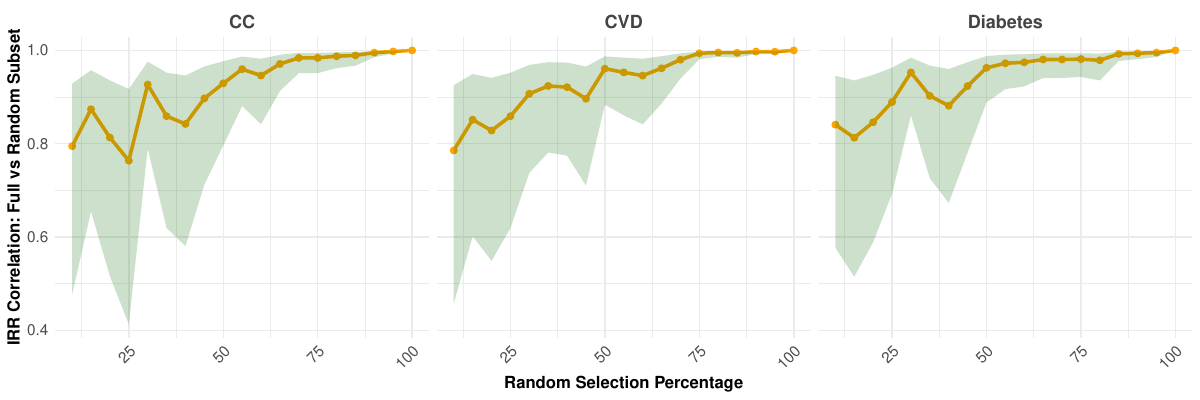

This figure's R source:
# Fig3_IRR_Correlation_GwetAC1.R

# Load required libraries
library(irrCAC)
library(dplyr)
library(ggplot2)
library(tidyr)

# ---- Helper Function: Transform categorical ratings into broader bands ----
transform_ratings <- function(data, questions) {
  data[questions] <- lapply(data[questions], function(col) {
    col <- ifelse(col %in% c(1, 2), 2, col)  # Disagreement band
    col <- ifelse(col %in% c(4, 5), 4, col)  #  Agreement band
    col[is.na(col)] <- -1                   # Mark missing ratings
    return(col)
  })
  return(data)
}

# ---- Helper Function: Get majority vote among 3 raters ----
get_majority <- function(r1, r2, r3) {
  apply(cbind(r1, r2, r3), 1, function(x) {
    ux <- unique(x[x != -1])
    if (length(ux) == 0) return(NA)
    tab <- table(factor(x, levels = ux))
    names(tab)[which.max(tab)]
  })
}

# ---- Core Function: Process one dataset ----
process_dataset <- function(dataset_name, r1_path, r2_path, r3_path, llm_path) {
  # Load data
  R1 <- read.csv(r1_path)
  R2 <- read.csv(r2_path)
  R3 <- read.csv(r3_path)
  GPT <- read.csv(llm_path)
  
  # Identify rating questions
  questions <- names(GPT)[4:18]
  
  # Transform ratings
  R1 <- transform_ratings(R1, questions)
  R2 <- transform_ratings(R2, questions)
  R3 <- transform_ratings(R3, questions)
  GPT <- transform_ratings(GPT, questions)
  
  # Initialize result storage
  results_df <- data.frame()
  
  # Evaluate over different random sampling percentages
  for (percent in seq(10, 100, by = 5)) {
    set.seed(999)
    sampled_rows <- sample(1:nrow(GPT), size = floor(percent / 100 * nrow(GPT)), replace = FALSE)
    
    for (q in questions) {
      # Full dataset (excluding missing ratings)
      full_ratings <- data.frame(
        R1 = as.factor(R1[[q]]),
        R2 = as.factor(R2[[q]]),
        R3 = as.factor(R3[[q]])
      )
      full_ratings <- full_ratings[apply(full_ratings, 1, function(x) all(x != -1)), ]
      
      # Random subset
      rand_ratings <- data.frame(
        R1 = as.factor(R1[[q]][sampled_rows]),
        R2 = as.factor(R2[[q]][sampled_rows]),
        R3 = as.factor(R3[[q]][sampled_rows])
      )
      rand_ratings <- rand_ratings[apply(rand_ratings, 1, function(x) all(x != -1)), ]
      
      # Calculate IRR
      irr_full <- if (nrow(full_ratings) >= 2) irrCAC::gwet.ac1.raw(full_ratings)$est$coeff.val else NA
      irr_rand <- if (nrow(rand_ratings) >= 2) irrCAC::gwet.ac1.raw(rand_ratings)$est$coeff.val else NA
      
      # Store results
      results_df <- rbind(results_df, data.frame(
        Dataset = dataset_name,
        Question = q,
        Random_Selection_Percent = percent,
        Agreement_Full = irr_full,
        Agreement_Random = irr_rand,
        stringsAsFactors = FALSE
      ))
    }
  }
  
  return(results_df)
}

# ---- Apply to all datasets ----
results_diabetes <- process_dataset(
  "Diabetes",
  "./human_scores/R1_Diabetes scores.csv",
  "./human_scores/R2_Diabetes scores.csv",
  "./human_scores/R3_Diabetes scores.csv",
  "./LLM_scores/resultsDiabetes_gpt-4.csv"
)

results_cvd <- process_dataset(
  "CVD",
  "./human_scores/R1_AHA scores.csv",
  "./human_scores/R2_AHA scores.csv",
  "./human_scores/R3_AHA scores.csv",
  "./LLM_scores/resultsAHA_gpt-4.csv"
)

results_cc <- process_dataset(
  "CC",
  "./human_scores/R1_CC scores.csv",
  "./human_scores/R2_CC scores.csv",
  "./human_scores/R3_CC scores.csv",
  "./LLM_scores/resultsCC_gpt-4.csv"
)

# ---- Combine all results ----
all_results <- bind_rows(results_diabetes, results_cvd, results_cc)

# ---- Correlation Analysis ----
correlations <- all_results %>%
  group_by(Dataset, Random_Selection_Percent) %>%
  filter(!is.na(Agreement_Full), !is.na(Agreement_Random)) %>%
  summarise(
    Correlation = cor(Agreement_Full, Agreement_Random, method = "pearson"),
    CI_Lower = cor.test(Agreement_Full, Agreement_Random)$conf.int[1],
    CI_Upper = cor.test(Agreement_Full, Agreement_Random)$conf.int[2],
    .groups = 'drop'
  )

# ---- Plot IRR Correlation ----
p <- ggplot(correlations, aes(x = Random_Selection_Percent, y = Correlation)) +
  geom_line(color = "#FFA500", size = 1.2) +
  geom_point(color = "#FFA500", size = 2) +
  geom_ribbon(aes(ymin = CI_Lower, ymax = CI_Upper), fill = "darkgreen", alpha = 0.2) +
  facet_wrap(~ Dataset, nrow = 1) +
  labs(
    x = "Random Selection Percentage",
    y = "IRR Correlation: Full vs Random Subset"
  ) +
  theme_minimal() +
  theme(
    strip.text = element_text(size = 13, face = "bold", color = "#444444"),
    axis.title = element_text(size = 12, face = "bold"),
    axis.text = element_text(size = 11),
    axis.text.x = element_text(angle = 45, hjust = 1)
  )

# ---- Save figure ----
ggsave("./Fig3.pdf", plot = p, width = 12, height = 4, dpi = 600)
